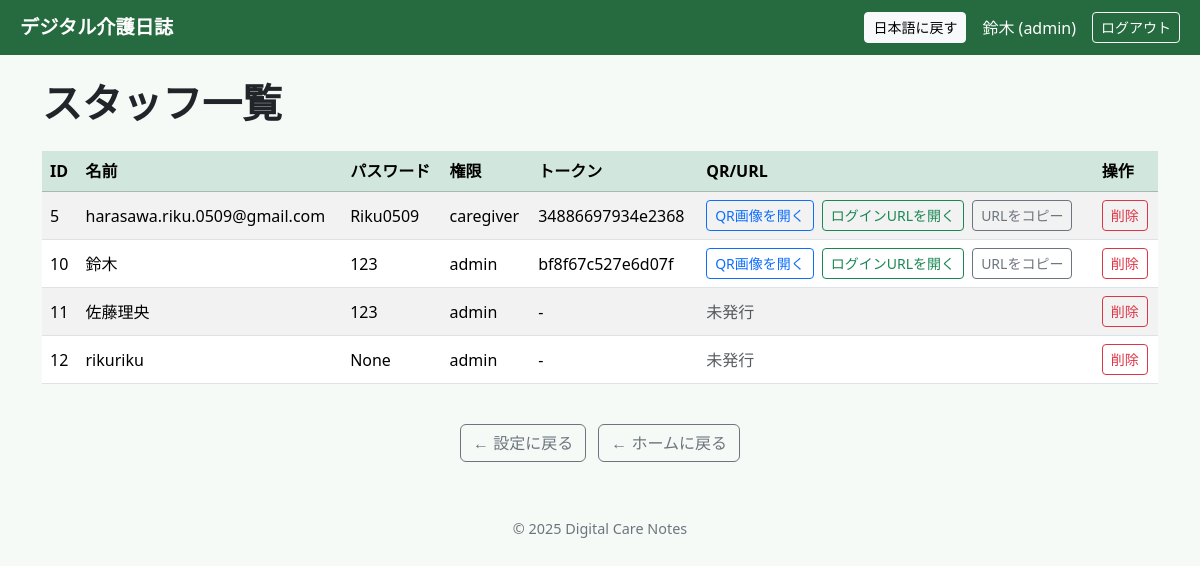
The app's page /staff_list (signed in), older data.
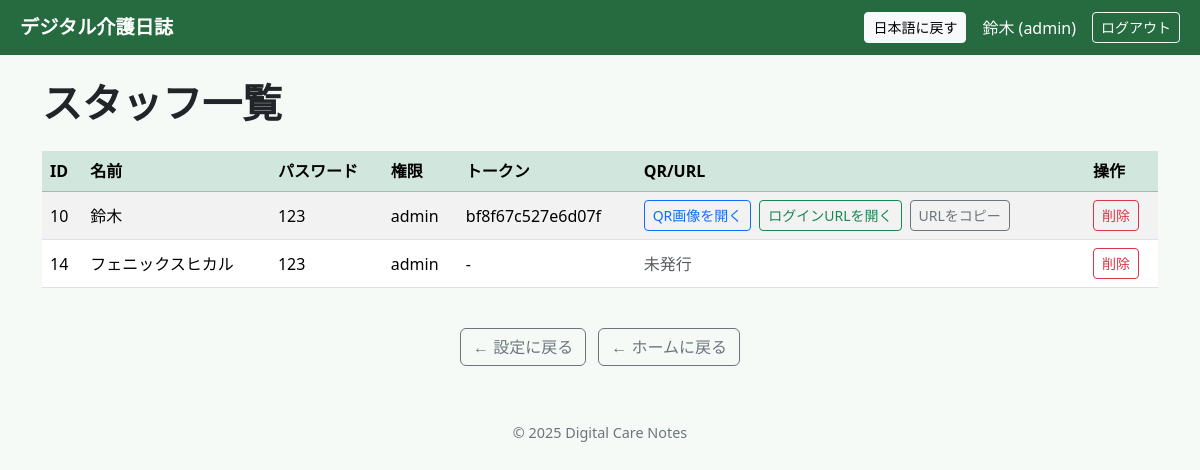
The same page, newer data.
### tables this page shows
CREATE TABLE staff (
                    id INTEGER PRIMARY KEY AUTOINCREMENT,
                    name TEXT,
                    role TEXT,
                    login_token TEXT
                , email TEXT, password TEXT);

### app.py (the view)
@app.get("/staff_list")
@admin_required
def staff_list():
    with get_connection() as conn:
        c = conn.cursor()
        c.execute("SELECT id, name, password, role, login_token FROM staff ORDER BY id")
        staff = c.fetchall()
    return render_template("staff_list.html", staff_list=staff)

### app.py (called while the page is built)
def get_locale():
    lang = session.get("lang")
    if lang in app.config["LANGUAGES"]:
        return lang
    return request.accept_languages.best_match(app.config["LANGUAGES"]) or "ja"

def _t(key, **kwargs):
    s = TRANSLATIONS.get(get_locale(), {}).get(key, key)
    if kwargs:
        try: s = s % kwargs
        except Exception: pass
    return s

def dict_factory(cursor, row):
    return {col[0]: row[idx] for idx, col in enumerate(cursor.description)}

def get_connection():
    conn = sqlite3.connect(DB_PATH, timeout=10, check_same_thread=False)
    conn.row_factory = dict_factory
    conn.execute("PRAGMA foreign_keys=ON;")
    conn.execute("PRAGMA journal_mode=WAL;")
    conn.execute("PRAGMA synchronous=NORMAL;")
    return conn

def admin_required(f):
    @wraps(f)
    def w(*a, **kw):
        if session.get("staff_role") != "admin":
            return _("管理者権限が必要です。"), 403
        return f(*a, **kw)
    return w

### templates/staff_list.html (shortened to what this page needs)
{% extends "base.html" %}
{% block content %}
<h1 class="fw-bold mb-4">スタッフ一覧</h1>
<div class="table-responsive">
  <table class="table table-striped align-middle">
    <thead class="table-success">
      <tr>
        <th>ID</th><th>名前</th><th>パスワード</th><th>権限</th><th>トークン</th>
        <th>QR/URL</th>
        <th>操作</th>
      </tr>
    </thead>
    <tbody>
      {% for s in staff_list %}
      <tr>
        <td>{{ s.id }}</td>
        <td>{{ s.name }}</td>
        <td>{{ s.password }}</td>
        <td>{{ s.role }}</td>
        <td>{{ s.login_token if s.login_token else "-" }}</td>
        <td>
          {% if s.login_token %}
            {% set host = request.host.split(':')[0] %}
            {% set login_url = 'http://' ~ host ~ ':5000/login/' ~ s.login_token %}
            <div class="d-flex flex-wrap gap-2">
              <a class="btn btn-sm btn-outline-primary" target="_blank" href="{{ url_for('qr_png', token=s.login_token) }}">
                QR画像を開く
              </a>
              <a class="btn btn-sm btn-outline-success" target="_blank" href="{{ login_url }}">
                ログインURLを開く
              </a>
              <button class="btn btn-sm btn-outline-secondary" type="button"
                      onclick="copyToClipboard('{{ login_url }}', this)">
                URLをコピー
              </button>
            </div>
          {% else %}
            <span class="text-muted">未発行</span>
          {% endif %}
        </td>
        <td>
          <a class="btn btn-sm btn-outline-danger"
             href="{{ url_for('delete_staff', sid=s.id) }}"
             onclick="return confirm('削除しますか？');">削除</a>
        </td>
      </tr>
      {% else %}
      <tr><td colspan="7" class="text-center text-muted py-3">スタッフがいません。</td></tr>
      {% endfor %}
    </tbody>
  </table>
</div>
<div class="text-center mt-4">
  <a href="{{ url_for('admin_page') }}" class="btn btn-outline-secondary">← 設定に戻る</a>
  <a href="{{ url_for('home') }}" class="btn btn-outline-secondary ms-2">← ホームに戻る</a>
</div>
{% endblock %}

### templates/base.html (shortened to what this page needs)
<!doctype html>
<html lang="{{ get_locale() }}">
  <head>
    <link href="https://cdn.jsdelivr.net/npm/bootstrap@5.3.2/dist/css/bootstrap.min.css" rel="stylesheet">
  </head>
  <body class="main-wrap">
    <header class="app-bar">
      <a href="{{ url_for('home') }}" class="app-title">{{ _("デジタル介護日誌") }}</a>
      <div class="gt-wrap">
        <button class="btn btn-sm btn-light" onclick="restoreJapanese()">日本語に戻す</button>
        {% if session.get('staff_name') %}
          <span class="ms-2">{{ session['staff_name'] }}{% if session.get('staff_role') %} ({{ session['staff_role'] }}){% endif %}</span>
          <a href="{{ url_for('logout') }}" class="btn btn-sm btn-outline-light ms-2">{{ _("ログアウト") }}</a>
        {% else %}
          <a href="{{ url_for('staff_login') }}" class="btn btn-sm btn-outline-light">{{ _("ログイン") }}</a>
        {% endif %}
      </div>
    </header>
    <main class="container py-4">
      {% block content %}{% endblock %}
    </main>
    <footer>© 2025 Digital Care Notes</footer>
  </body>
</html>

### templates/base.html (style rules this page uses)
body.main-wrap { background:#f5faf7; min-height:100vh; font-family:"Segoe UI", system-ui, sans-serif; }
.app-bar { background:#256b3f; color:#fff; padding:.75rem 1.25rem; display:flex; align-items:center; justify-content:space-between; flex-wrap:wrap; }
.app-bar a { color:#fff; text-decoration:none; }
.app-title { font-weight:700; font-size:1.2rem; }
footer { text-align:center; color:#6c757d; font-size:.9rem; padding:2rem 0; }
.gt-wrap { display:flex; align-items:center; gap:.5rem; flex-wrap:wrap; }

Row changes from the older to the newer data that the page shows:
removed staff: id "5", name "harasawa.riku.0509@gmail.com", password "Riku0509", role "caregiver", login_token "34886697934e2368"
removed staff: id "11", name "佐藤理央", password "123", role "admin", login_token "-", shows "未発行"
removed staff: id "12", name "rikuriku", password "None", role "admin", login_token "-", shows "未発行"
added staff: id "14", name "フェニックスヒカル", password "123", role "admin", login_token "-", shows "未発行"
